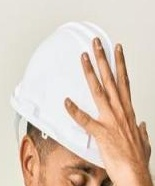
#> input picture datasets/aula6-classification/train/capacete/101_jpg.rf.855ea5e33e58034be478a002ae6061d2_1.jpg, 155 x 186 px
$ python -i preprocessor.py   (imports and definitions only)
#> lines starting #> are read from the running program, lines starting #| are printed output that depends on the picture
### preprocessing/utils/letterbox.py
"""Redimensionamento proporcional e conversão de coordenadas."""

from __future__ import annotations

import cv2
import numpy as np


def letterbox(
    frame: np.ndarray, infer_size: int
) -> tuple[np.ndarray, float, tuple[int, int]]:
    """Redimensiona sem distorcer e preenche as bordas com cinza neutro.

    Retorna a imagem, a escala uniforme e o padding esquerdo/superior.
    """
    if infer_size < 1:
        raise ValueError("infer_size deve ser positivo.")

    height, width = frame.shape[:2]
    if height < 1 or width < 1:
        raise ValueError("O frame deve ter altura e largura positivas.")

    scale = min(infer_size / width, infer_size / height)
    resized_width = max(1, round(width * scale))
    resized_height = max(1, round(height * scale))
    resized = cv2.resize(frame, (resized_width, resized_height), interpolation=cv2.INTER_LINEAR)

    total_pad_w = infer_size - resized_width
    total_pad_h = infer_size - resized_height
    pad_w = total_pad_w // 2
    pad_h = total_pad_h // 2
    return (
        cv2.copyMakeBorder(
            resized,
            pad_h,
            total_pad_h - pad_h,
            pad_w,
            total_pad_w - pad_w,
            cv2.BORDER_CONSTANT,
            value=(114, 114, 114),
        ),
        scale,
        (pad_w, pad_h),
    )


# [19 lines left out: function adjust_bboxes, not called in this run]

### preprocessing/preprocessor.py
"""Módulo central de pré-processamento de imagens para inferência YOLO."""

from __future__ import annotations

from dataclasses import dataclass

import cv2
import numpy as np

from preprocessing.utils.letterbox import adjust_bboxes, letterbox


@dataclass(frozen=True)
class PreprocessConfig:
    """Configuração imutável aplicada igualmente a cada frame."""

    infer_size: int = 320
    convert_rgb: bool = True
    use_letterbox: bool = True
    gaussian_blur: bool = False
    gaussian_ksize: int = 3
    gaussian_sigma: float = 0.8
    median_blur: bool = False
    median_ksize: int = 3
    clahe: bool = False
    clahe_clip: float = 2.0
    clahe_tile: int = 8
    clahe_space: str = "lab"
    normalize: bool = False


@dataclass(frozen=True)
class PreprocessResult:
    """Frame transformado e metadados para reverter bounding boxes."""

    frame: np.ndarray
    scale: float = 1.0
    scale_x: float = 1.0
    scale_y: float = 1.0
    pad_w: int = 0
    pad_h: int = 0
    orig_size: tuple[int, int] = (0, 0)


class Preprocessor:
    """Pipeline puro e reutilizável para frames BGR do OpenCV."""

    def __init__(self, config: PreprocessConfig | None = None) -> None:
        self.cfg = config or PreprocessConfig()
        self._validate_config()
        self._clahe = (
            cv2.createCLAHE(
                clipLimit=self.cfg.clahe_clip,
                tileGridSize=(self.cfg.clahe_tile, self.cfg.clahe_tile),
            )
            if self.cfg.clahe
            else None
        )

    def process(self, frame: np.ndarray) -> PreprocessResult:
        """Aplica as transformações ao frame BGR, sem modificar a entrada."""
        if frame.ndim != 3 or frame.shape[2] != 3:
            raise ValueError("O frame deve ter shape (altura, largura, 3).")

        orig_h, orig_w = frame.shape[:2]
        out = frame.copy()
        if self.cfg.clahe:
            out = self._apply_clahe(out)
        if self.cfg.convert_rgb:
            out = cv2.cvtColor(out, cv2.COLOR_BGR2RGB)
        if self.cfg.gaussian_blur:
            out = cv2.GaussianBlur(
                out,
                (self.cfg.gaussian_ksize, self.cfg.gaussian_ksize),
                sigmaX=self.cfg.gaussian_sigma,
            )
        elif self.cfg.median_blur:
            out = cv2.medianBlur(out, self.cfg.median_ksize)

        if self.cfg.use_letterbox:
            out, scale, (pad_w, pad_h) = letterbox(out, self.cfg.infer_size)
            scale_x = scale_y = scale
        else:
            out = cv2.resize(out, (self.cfg.infer_size, self.cfg.infer_size))
            scale_x = self.cfg.infer_size / orig_w
            scale_y = self.cfg.infer_size / orig_h
            scale = min(scale_x, scale_y)
            pad_w = pad_h = 0

        if self.cfg.normalize:
            out = out.astype(np.float32) / 255.0

        return PreprocessResult(
            frame=out,
            scale=scale,
            scale_x=scale_x,
            scale_y=scale_y,
            pad_w=pad_w,
            pad_h=pad_h,
            orig_size=(orig_h, orig_w),
        )

    def adjust_boxes(
        self, boxes_xyxy: np.ndarray, result: PreprocessResult
    ) -> np.ndarray:
        """Traz caixas do espaço processado de volta ao frame original."""
        return adjust_bboxes(
            boxes_xyxy,
            scale_x=result.scale_x,
            scale_y=result.scale_y,
            pad_w=result.pad_w,
            pad_h=result.pad_h,
        )

    def _validate_config(self) -> None:
        if self.cfg.infer_size < 1:
            raise ValueError("infer_size deve ser positivo.")
        for name, kernel in (
            ("gaussian_ksize", self.cfg.gaussian_ksize),
            ("median_ksize", self.cfg.median_ksize),
        ):
            if kernel < 1 or kernel % 2 == 0:
                raise ValueError(f"{name} deve ser ímpar e positivo.")
        if self.cfg.clahe_tile < 1 or self.cfg.clahe_clip <= 0:
            raise ValueError("Os parâmetros do CLAHE devem ser positivos.")
        if self.cfg.clahe_space not in {"lab", "hsv"}:
            raise ValueError("clahe_space deve ser 'lab' ou 'hsv'.")

    def _apply_clahe(self, frame_bgr: np.ndarray) -> np.ndarray:
        assert self._clahe is not None
        if self.cfg.clahe_space == "lab":
            lab = cv2.cvtColor(frame_bgr, cv2.COLOR_BGR2LAB)
            lightness, a_channel, b_channel = cv2.split(lab)
            equalized = self._clahe.apply(lightness)
            return cv2.cvtColor(
                cv2.merge([equalized, a_channel, b_channel]), cv2.COLOR_LAB2BGR
            )

        hsv = cv2.cvtColor(frame_bgr, cv2.COLOR_BGR2HSV)
        hue, saturation, value = cv2.split(hsv)
        equalized = self._clahe.apply(value)
        return cv2.cvtColor(
            cv2.merge([hue, saturation, equalized]), cv2.COLOR_HSV2BGR
        )


CONFIG_DEFAULT = PreprocessConfig()
CONFIG_LOW_LIGHT = PreprocessConfig(clahe=True, clahe_clip=2.0, clahe_tile=8)
CONFIG_HIGH_QUALITY = PreprocessConfig(infer_size=640)

>>> import cv2
>>> picture = cv2.imread('../datasets/aula6-classification/train/capacete/101_jpg.rf.855ea5e33e58034be478a002ae6061d2_1.jpg')
#> picture is the input picture: shape (186, 155, 3); mean B, G, R 185.2, 200.5, 219.9
>>> result = Preprocessor().process(picture)
#> in process, `out, scale, (pad_w, pad_h) = letterbox(out, self.cfg.infer_size)`:
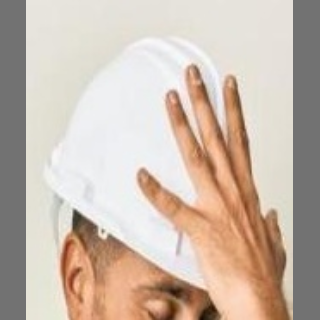
#> out: shape (320, 320, 3); mean R, G, B 202.3, 186.1, 173.3
#> in process, `out, scale, (pad_w, pad_h) = letterbox(out, self.cfg.infer_size)`: scale = 1.72; pad_w = 26; pad_h = 0
#> in process, `scale_x = scale_y = scale`: scale_x = 1.72

$ run again, on datasets/aula6-classification/train/capacete/102_jpg.rf.c714d2b704f7a9d659f6de5edb52a768_1.jpg
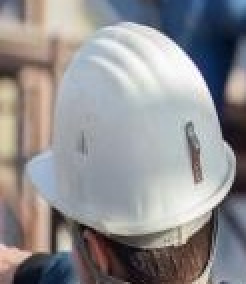
#> input picture datasets/aula6-classification/train/capacete/102_jpg.rf.c714d2b704f7a9d659f6de5edb52a768_1.jpg, 123 x 142 px (shown 2 times larger)
#> picture is the input picture: shape (142, 123, 3); mean B, G, R 144.6, 142.5, 144.1
#> in process, `out, scale, (pad_w, pad_h) = letterbox(out, self.cfg.infer_size)`:
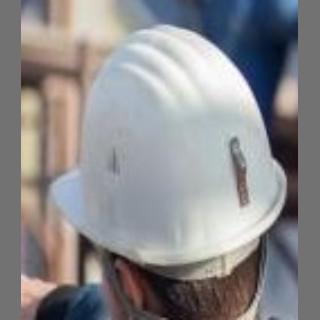
#> out: shape (320, 320, 3); mean R, G, B 139.9, 138.6, 140.4
#> in process, `out, scale, (pad_w, pad_h) = letterbox(out, self.cfg.infer_size)`: scale = 2.25; pad_w = 21; pad_h = 0
#> scale_x = 2.25
